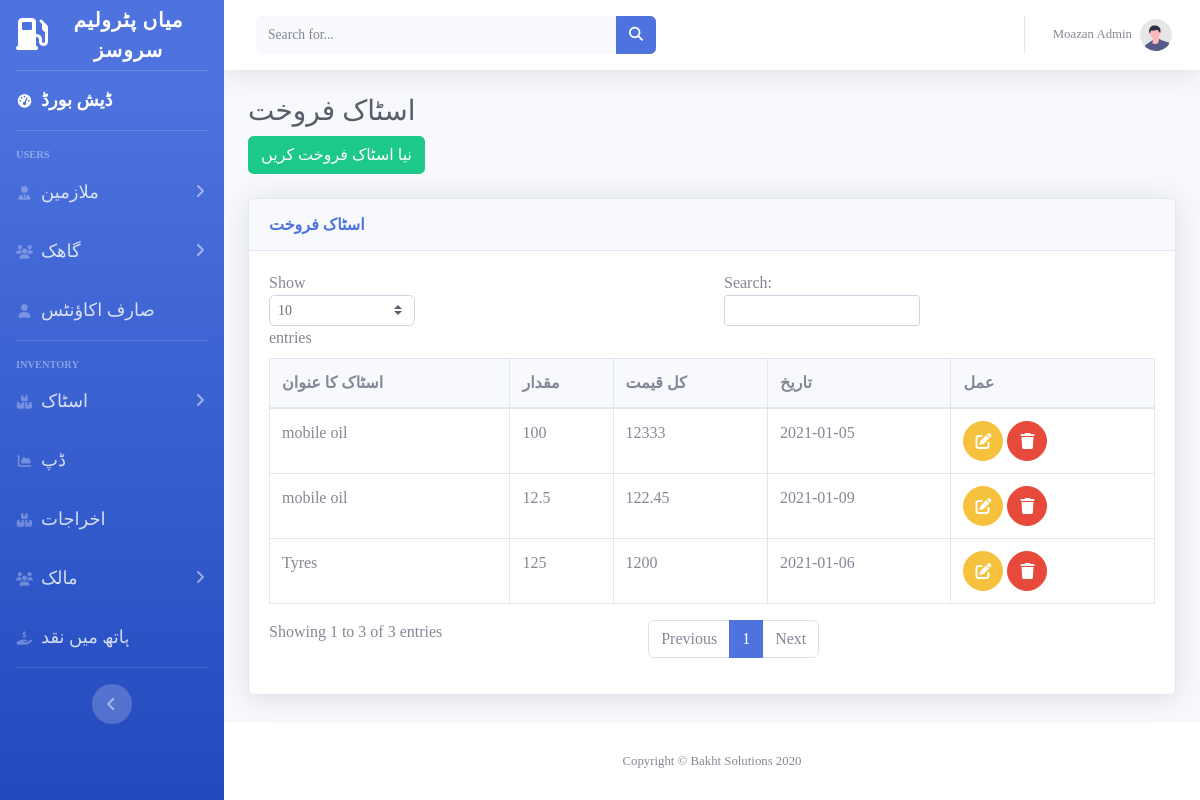
The page /stock_sale.php (signed in) on the database its author committed.
### tables this page shows
CREATE TABLE `users` (
  `id` int(11) NOT NULL,
  `name` varchar(30) NOT NULL,
  `phoneno` varchar(200) NOT NULL,
  `password` varchar(200) NOT NULL,
  `role` varchar(30) NOT NULL
);

CREATE TABLE `stock_sale` (
  `id` int(11) NOT NULL,
  `sid` int(11) NOT NULL,
  `quantity` float NOT NULL,
  `tamount` float NOT NULL,
  `date` date NOT NULL
);

CREATE TABLE `stock2` (
  `id` int(11) NOT NULL,
  `name` varchar(30) NOT NULL,
  `quantity` float NOT NULL,
  `amount` float NOT NULL
);

### stock_sale.php (the view, shortened to what this page needs)
<?php  session_start();
include "db.php";
include "header.php";
$data = mysqli_query($conn, "SELECT * FROM stock_sale ");
$output = mysqli_fetch_all($data,MYSQLI_ASSOC);
$phoneno=$_SESSION['phoneno'];
$mysql = mysqli_query($conn, "SELECT * FROM users where phoneno=$phoneno and role='admin' ");
$print = mysqli_fetch_assoc($mysql);
if(!$print){
   $dadmin='d-none';
}else{  $dadmin='';}
?>
<body id="page-top">
<div id="wrapper">
<?php include "sidebar.php";?>
    <div id="content-wrapper" class="d-flex flex-column">
        <div id="content">
        <?php include "topbar.php";?>
    <div class="container-fluid">
<h1 class="h3 mb-2 text-gray-800">اسٹاک فروخت</h1>
<button class='btn btn-success'  data-toggle="modal" data-target="#AddempModal">نیا اسٹاک فروخت کریں</button> <br><br>
<div class='row'>
<div class="col-md-12 ">
<div class="card shadow mb-4">
    <div class="card-header py-3">
        <h6 class="m-0 font-weight-bold text-primary">اسٹاک فروخت</h6>
    </div>
    <div class="card-body">
        <div class="table-responsive">
            <table class="table table-bordered" id="dataTable" width="100%" cellspacing="0">
                <thead>
                    <tr class='bg-light '>
                        <th>اسٹاک کا عنوان</th>
                        <th>مقدار</th>
                        <th>کل قیمت </th>
                        <th>تاریخ </th>
                        <th class="<?php echo $dadmin?>">عمل</th>
                    </tr>
                </thead>
                <tbody>
                    <?php $i=1; foreach($output as $out) {?>
                    <tr>
                        <td><?php $sid=$out['sid']; $data3 = mysqli_query($conn, "SELECT * FROM stock2 where id='$sid'");
                            $output3 = mysqli_fetch_assoc($data3); echo $output3['name']?></td>
                        <td ><?php echo $out['quantity']?> </td>
                        <td ><?php echo $out['tamount']?> </td>
                        <td ><?php echo $out['date']?> </td>
                        <td class="<?php echo $dadmin?>">    <a href="#" class="btn btn-warning btn-circle"  onclick="GetEModal('<?php echo $out['id']?>','<?php echo $out['sid']?>'
                        ,'<?php echo $out['quantity']?>','<?php echo $out['tamount']?>','<?php echo $out['date']?>')" data-toggle="modal" data-target="#editModal">
                                        <i class="fas fa-edit"></i>
                          </a>
                          <a href="" class="btn btn-danger btn-circle" data-toggle="modal" data-target="#delModal">
                                        <i class="fas fa-trash"></i>
                          </a></td>
                    </tr>
     <?php }?>
                </tbody>
            </table>
        </div>
    </div>
</div>
</div>
</div> </div> </div>
<?php include "footer.php"?>

### topbar.php (shortened to what this page needs)
<?php
 include "db.php";
 $phoneno=$_SESSION['phoneno'];
$mysql = mysqli_query($conn, "SELECT * FROM users where phoneno=$phoneno ");
$print = mysqli_fetch_assoc($mysql);
?>
 <nav class="navbar navbar-expand navbar-light bg-white topbar mb-4 static-top shadow">
<form
    class="d-none d-sm-inline-block form-inline mr-auto ml-md-3 my-2 my-md-0 mw-100 navbar-search">
    <div class="input-group">
        <input type="text" class="form-control bg-light border-0 small" placeholder="Search for..."
            aria-label="Search" aria-describedby="basic-addon2">
        <div class="input-group-append">
            <button class="btn btn-primary" type="button">
                <i class="fas fa-search fa-sm"></i>
            </button>
        </div>
    </div>
</form>
<ul class="navbar-nav ml-auto">
    <li class="nav-item dropdown no-arrow">
        <a class="nav-link dropdown-toggle" href="#" id="userDropdown" role="button"
            data-toggle="dropdown" aria-haspopup="true" aria-expanded="false">
            <span class="mr-2 d-none d-lg-inline text-gray-600 small"><?php echo  $print['name']?></span>
            <img class="img-profile rounded-circle"
                src="img/undraw_profile.svg">
        </a>
    </li>
</ul>
</nav>

### rows shown on the page
users: name "Moazan Admin"
stock_sale: sid.name "Tyres", quantity "125", tamount "1200", date "2021-01-06"
stock_sale: sid.name "mobile oil", quantity "100", tamount "12333", date "2021-01-05"
stock_sale: sid.name "mobile oil", quantity "12.5", tamount "122.45", date "2021-01-09"
